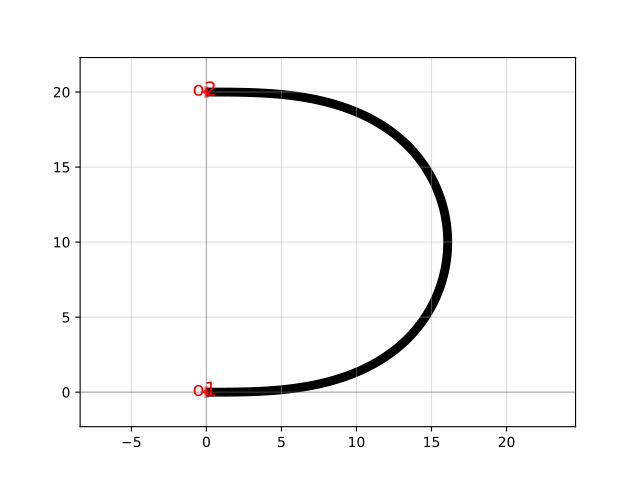

Write Python code to recreate this figure.
import gdsfactory as gf

c = gf.components.bend_euler180(angle=180, p=0.5, with_arc_floorplan=True, npoints=720, direction='ccw', with_bbox=False)
c.plot()
